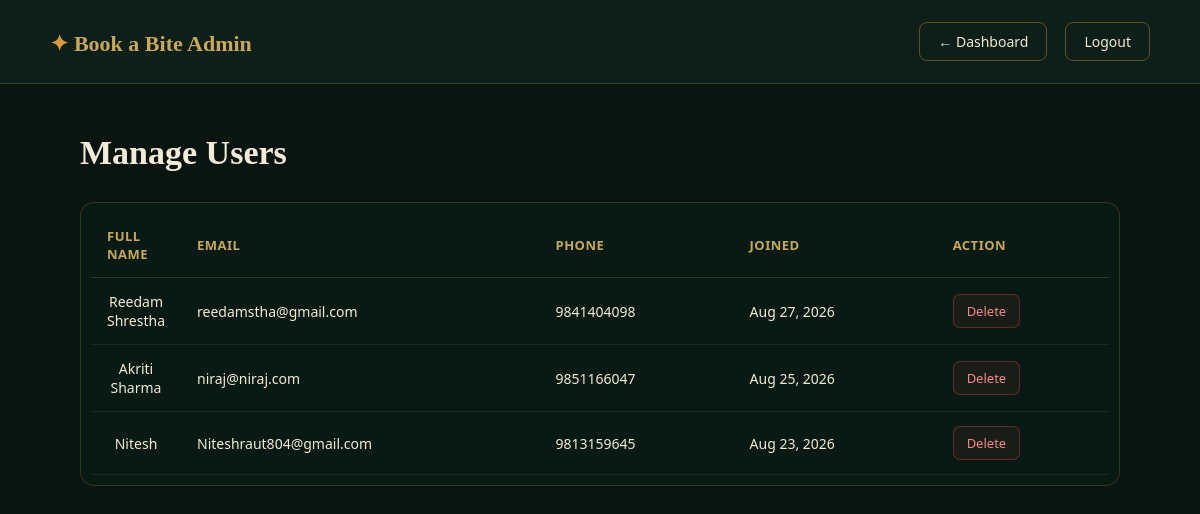
The app's page /Admin/users.php (signed in) with its own data.
### tables this page shows
CREATE TABLE `users` (
  `id` int(11) NOT NULL,
  `full_name` varchar(100) NOT NULL,
  `email` varchar(150) NOT NULL,
  `phone_no` varchar(20) NOT NULL,
  `password` varchar(255) NOT NULL,
  `created_at` timestamp NOT NULL DEFAULT current_timestamp(),
  `updated_at` timestamp NOT NULL DEFAULT current_timestamp() ON UPDATE current_timestamp()
);

### Admin/users.php (the view, shortened to what this page needs)
<?php
include "../Backend/db.php";
$result = mysqli_query($conn, "SELECT * FROM users ORDER BY created_at DESC");
?>
<!DOCTYPE html>
<html lang="en">
<head>
    <link rel="stylesheet" href="admin.css">
</head>
<body class="dashboard-body">
    <header class="admin-header">
        <div class="logo"><span>✦</span> Book a Bite Admin</div>
        <div class="admin-nav">
            <a href="dashboard.php" class="back-btn">← Dashboard</a>
            <a href="logout.php" class="logout-btn">Logout</a>
        </div>
    </header>
    <main class="admin-main">
        <h1>Manage Users</h1>
        <div class="table-wrapper">
            <table class="admin-table">
                <thead>
                    <tr>
                        <th>Full Name</th>
                        <th>Email</th>
                        <th>Phone</th>
                        <th>Joined</th>
                        <th>Action</th>
                    </tr>
                </thead>
                <tbody>
                    <?php while ($u = mysqli_fetch_assoc($result)): ?>
                        <tr>
                            <td><?php echo htmlspecialchars($u['full_name']); ?></td>
                            <td><?php echo htmlspecialchars($u['email']); ?></td>
                            <td><?php echo htmlspecialchars($u['phone_no']); ?></td>
                            <td><?php echo htmlspecialchars(date("M j, Y", strtotime($u['created_at']))); ?></td>
                            <td>
                                <a href="users.php?delete=<?php echo $u['id']; ?>"
                                   class="delete-btn"
                                   onclick="return confirm('Remove this user? This also deletes their reservations.');">
                                   Delete
                                </a>
                            </td>
                        </tr>
                    <?php endwhile; ?>
                </tbody>
            </table>
        </div>
    </main>
</body>
</html>

### Admin/admin.css (style rules this page uses)
* { margin: 0; padding: 0; box-sizing: border-box; font-family: 'Segoe UI', sans-serif; }
body { background: #0a1410; color: #f4ead8; min-height: 100vh; }
.admin-header { display: flex; justify-content: space-between; align-items: center; padding: 22px 50px; background: #0d1f18; border-bottom: 1px solid rgba(201, 169, 89, 0.2); }
.logo { font-family: 'Cormorant Garamond', serif; font-size: 22px; color: #c9a959; font-weight: 600; }
.logo span { color: #d89b3c; }
.admin-nav { display: flex; align-items: center; gap: 18px; }
.back-btn, .logout-btn { text-decoration: none; color: #f4ead8; border: 1px solid rgba(216, 155, 60, 0.4); padding: 9px 18px; border-radius: 8px; font-size: 14px; transition: 0.3s; }
.admin-main { max-width: 1100px; margin: 0 auto; padding: 50px 30px 80px; }
.admin-main h1 { font-family: 'Cormorant Garamond', serif; font-size: 34px; color: #f4ead8; margin-bottom: 30px; }
.table-wrapper { overflow-x: auto; background: rgba(15, 92, 63, 0.1); border: 1px solid rgba(201, 169, 89, 0.2); border-radius: 14px; padding: 10px; }
.admin-table { width: 100%; border-collapse: collapse; min-width: 800px; }
.admin-table th { text-align: left; padding: 14px 16px; color: #c9a959; font-size: 13px; text-transform: uppercase; letter-spacing: 0.5px; border-bottom: 1px solid rgba(201, 169, 89, 0.2); }
.admin-table td { padding: 14px 16px; border-bottom: 1px solid rgba(201, 169, 89, 0.1); font-size: 14px; color: #f4ead8; vertical-align: middle; }
.admin-table tbody tr { transition: 0.2s; }
.admin-table td:first-child { width: 90px; text-align: center; }
.edit-btn, .delete-btn { display: inline-block; text-decoration: none; padding: 7px 13px; border-radius: 7px; font-size: 13px; transition: 0.3s; white-space: nowrap; }
.delete-btn { color: #f28b8b; background: rgba(212, 67, 67, 0.08); border: 1px solid rgba(212, 67, 67, 0.4); }

### records on screen
users: full_name "Reedam Shrestha", email "reedamstha@gmail.com", phone_no "9841404098", created_at "Aug 27, 2026"
users: full_name "Akriti Sharma", email "niraj@niraj.com", phone_no "9851166047", created_at "Aug 25, 2026"
users: full_name "Nitesh", email "Niteshraut804@gmail.com", phone_no "9813159645", created_at "Aug 23, 2026"
